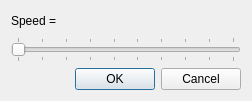
<?xml version="1.0" encoding="UTF-8"?>
<ui version="4.0">
 <class>SpeedDlg</class>
 <widget class="QDialog" name="SpeedDlg">
  <property name="geometry">
   <rect>
    <x>0</x>
    <y>0</y>
    <width>252</width>
    <height>101</height>
   </rect>
  </property>
  <property name="windowTitle">
   <string>Dialog</string>
  </property>
  <layout class="QVBoxLayout" name="verticalLayout">
   <item>
    <widget class="QLabel" name="label">
     <property name="text">
      <string>Speed = </string>
     </property>
    </widget>
   </item>
   <item>
    <widget class="QSlider" name="slider">
     <property name="minimum">
      <number>1</number>
     </property>
     <property name="maximum">
      <number>10</number>
     </property>
     <property name="pageStep">
      <number>1</number>
     </property>
     <property name="orientation">
      <enum>Qt::Horizontal</enum>
     </property>
     <property name="tickPosition">
      <enum>QSlider::TicksBothSides</enum>
     </property>
     <property name="tickInterval">
      <number>0</number>
     </property>
    </widget>
   </item>
   <item>
    <widget class="QDialogButtonBox" name="buttonBox">
     <property name="orientation">
      <enum>Qt::Horizontal</enum>
     </property>
     <property name="standardButtons">
      <set>QDialogButtonBox::Cancel|QDialogButtonBox::Ok</set>
     </property>
    </widget>
   </item>
  </layout>
 </widget>
 <resources/>
 <connections>
  <connection>
   <sender>buttonBox</sender>
   <signal>accepted()</signal>
   <receiver>SpeedDlg</receiver>
   <slot>accept()</slot>
   <hints>
    <hint type="sourcelabel">
     <x>248</x>
     <y>254</y>
    </hint>
    <hint type="destinationlabel">
     <x>157</x>
     <y>274</y>
    </hint>
   </hints>
  </connection>
  <connection>
   <sender>buttonBox</sender>
   <signal>rejected()</signal>
   <receiver>SpeedDlg</receiver>
   <slot>reject()</slot>
   <hints>
    <hint type="sourcelabel">
     <x>316</x>
     <y>260</y>
    </hint>
    <hint type="destinationlabel">
     <x>286</x>
     <y>274</y>
    </hint>
   </hints>
  </connection>
 </connections>
</ui>
